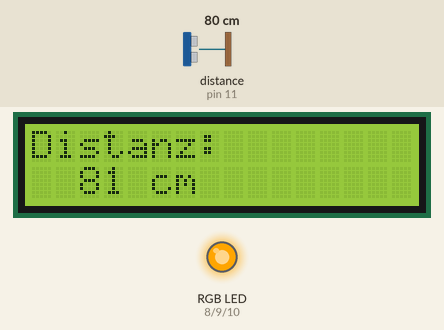
Recording of a sketch running on a simulated Arduino Uno, built with avr-gcc and run on an emulated ATmega328P. Shown: 16×2 character LCD, an RGB LED mixed from three pins (HIGH = lit). The inputs (shaded band) are chosen by the test bench; at power-on: distance to the obstacle (sensor on pin 11) 80 cm. The echo pulse lasts 58.3 µs per cm.

Above: at 1.2 s.
1.3 s: distance to the obstacle (sensor on pin 11) set to 51 cm
At 2.2 s:
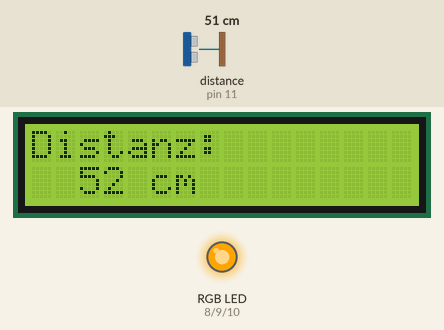
2.9 s: distance to the obstacle (sensor on pin 11) set to 44 cm
At 4.2 s:
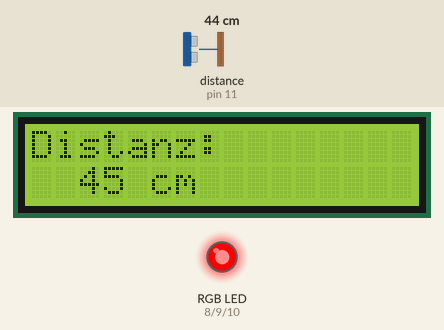
4.6 s: distance to the obstacle (sensor on pin 11) set to 120 cm
At 5.6 s:
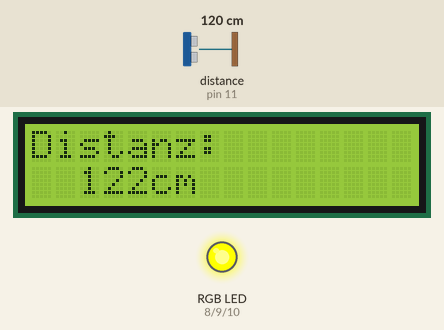
6.3 s: distance to the obstacle (sensor on pin 11) set to 194 cm
At 7.8 s:
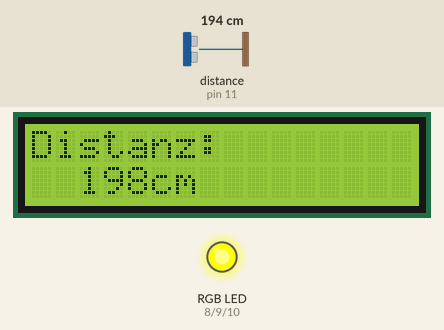
8.1 s: distance to the obstacle (sensor on pin 11) set to 199 cm
At 8.7 s:
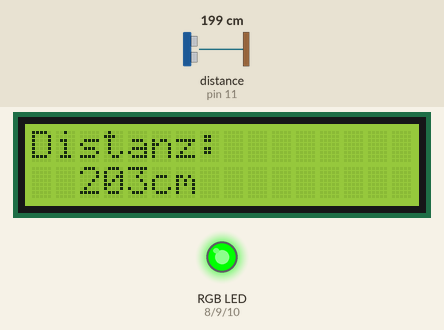
9.7 s: distance to the obstacle (sensor on pin 11) set to 97 cm
At 10.9 s:
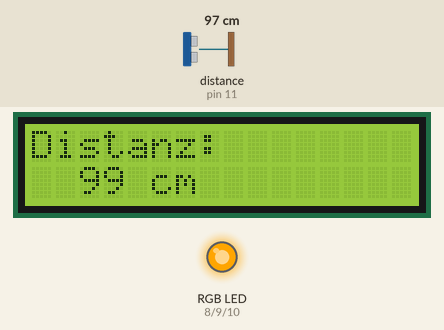
Timing chart, 0 to 12.7 s (numbered marks = the images above; inputs shaded):
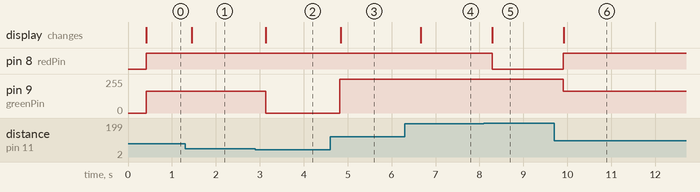

The sketch:

Display_abstandsmesser_led.ino
```cpp
//Bibliotheken einfügen
#include <Wire.h>
#include <LiquidCrystal_PCF8574.h>
#include <NewPing.h>

//Distanzmesser: Pins festlegen
const int triggerPin = 12;
const int echoPin = 11;
const int maxDistance = 400;

//RGB-LED: Pins festlegen
const int redPin = 8;
const int greenPin = 9;
const int bluePin = 10;

//Grundeinstellungen für die RGB-LED
void setColourRgb(unsigned int red, unsigned int green, unsigned int blue) {
  analogWrite(redPin, red);
  analogWrite(greenPin, green);
  analogWrite(bluePin, blue);
}

//Display-Konfiguration
int lcdi2c = 0x27;

//Objekt für Display und Distanzmesser festlegen
NewPing sonar(triggerPin, echoPin, maxDistance);
LiquidCrystal_PCF8574 lcd(lcdi2c);


//Hier ist das was nur einmal ausgeführt wird
void setup()
{
  lcd.clear();
  lcd.begin(16, 2);
  lcd.setBacklight(255);
}

//In diesem Block werden alle Befehlen hinterienander und unendlich oft ausgeführt
void loop()
{
  delay(300);
  lcd.clear();
  //Cursor-Position und anzuzeigender Text festlegen
  lcd.setCursor(0, 0);
  lcd.print("Distanz:");
  lcd.setCursor(2, 1);
  lcd.print(sonar.ping_cm()); //Ist das Objekt des Distanzmessers, indem die Werte gespeichert werden
  lcd.setCursor(5,1);
  lcd.print("cm");
  if (sonar.ping_cm() >200){ //Funktion für die RGB-LED
    setColourRgb(0,255,0);
  }
  if (sonar.ping_cm() >100 and sonar.ping_cm() <200){
    setColourRgb(255,255,0);
  }
  if (sonar.ping_cm() >50 and sonar.ping_cm() <100){
    setColourRgb(255,165,0);
  }
  if (sonar.ping_cm() <50){
    setColourRgb(255,0,0);
  }
 }
```

Measured:
- the behaviour switches between 49 and 48 cm on distance to the obstacle (sensor on pin 11) (found by bisection; images 1 and 2)
- the behaviour switches between 196 and 197 cm on distance to the obstacle (sensor on pin 11) (found by bisection; images 4 and 5)
- after the input at 1.3 s, the display: changes after 0.15 s (image 1)
- after the input at 2.9 s, pin 9 (greenPin): 165/255 → 0/255 after 0.24 s; the display: changes after 0.24 s (image 2)
- after the input at 4.6 s, pin 9 (greenPin): 0/255 → 255/255 after 0.22 s; the display: changes after 0.24 s (image 3)
- after the input at 6.3 s, the display: changes after 0.37 s (image 4)
- after the input at 8.1 s, pin 8 (redPin): HIGH → LOW after 0.19 s; the display: changes after 0.19 s (image 5)
- after the input at 9.7 s, pin 8 (redPin): LOW → HIGH after 0.21 s; pin 9 (greenPin): 255/255 → 165/255 after 0.21 s; the display: changes after 0.21 s (image 6)
